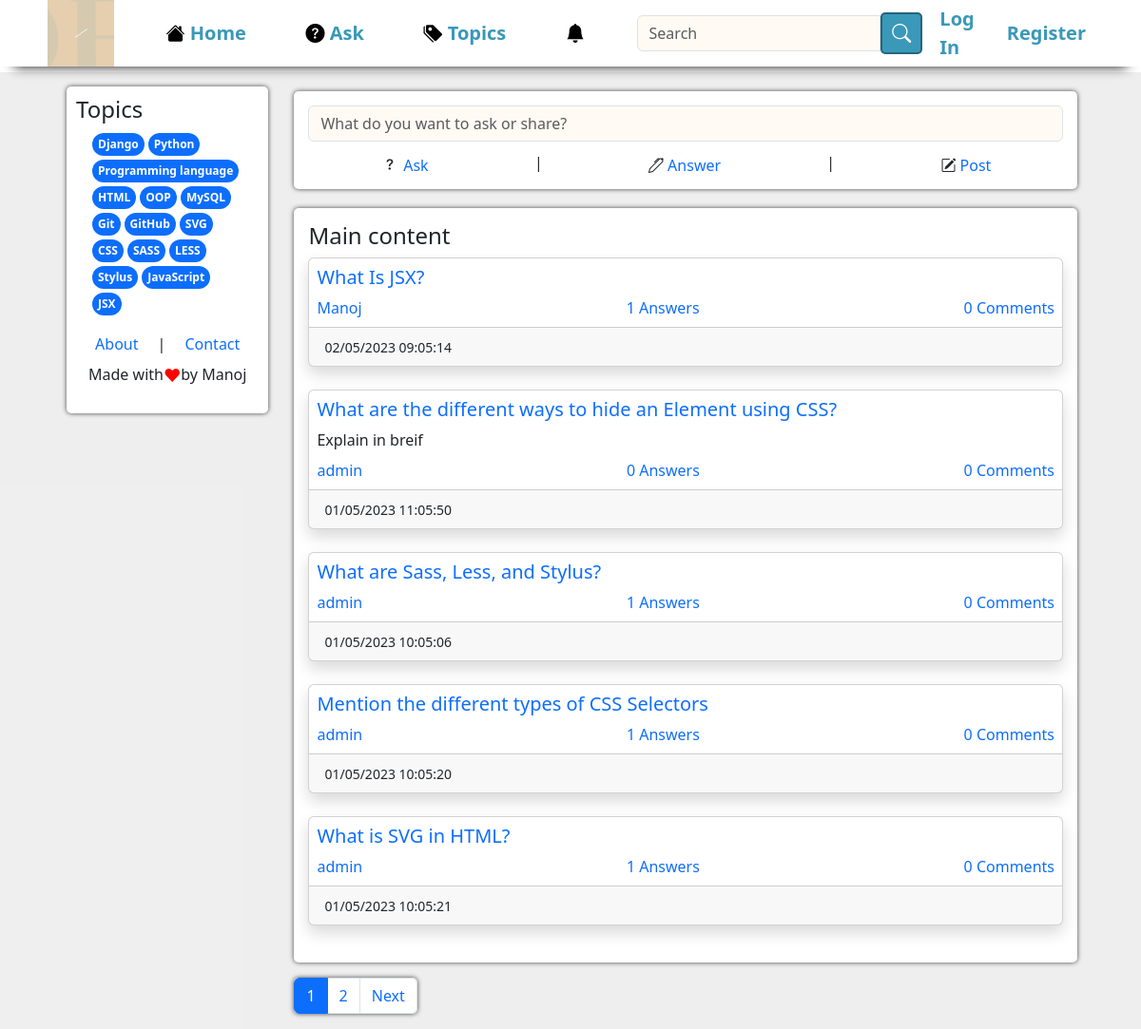
The page / on the database its author committed.
### QES/models.py (models this page shows, shortened)
class Question(models.Model):
    user=models.ForeignKey(User,on_delete=models.CASCADE)
    title=models.CharField(max_length=300)
    detail=models.TextField(null=True, blank=True)
    tags=models.TextField(default='')
    add_time=models.DateTimeField(auto_now_add=True)

### QES/views.py (the view)
# urls.py: path('', views.index, name='index'),
def index(request):
    quests=Question.objects.all()
    tags=[]
    for quest in quests:
        qtags=[tag.strip() for tag in quest.tags.split(',')]
        for tag in qtags:
            if tag not in tags:
                tags.append(tag)
    tag_with_count=[]
    for tag in tags:
        tag_data={
            'name':tag,
            'count':Question.objects.filter(tags__icontains=tag).count()
        }
        tag_with_count.append(tag_data)
    if 'q' in request.GET:
        q=request.GET['q']
        quests=Question.objects.annotate(total_comments=Count('answer__comment')).filter(title__icontains=q).order_by('-id')
    else:
        quests=Question.objects.annotate(total_comments=Count('answer__comment')).all().order_by('-id')
    paginator=Paginator(quests,5)
    page_num=request.GET.get('page',1)
    quests=paginator.page(page_num)
    return render(request,'index.html',{'quests':quests, 'tags':tag_with_count})

### QES/templates/index.html (shortened to what this page needs)
{% include 'navbar.html' %}
{% load static %}
{% block content %}
    <section class="section-1">
        <div class="side-menu">
            <h4>Topics</h4>
            <ul style="display: flex; flex-wrap: wrap; margin-right: 15px; padding-left: 15px;">
                {% for tag in tags %}
                <li><a href="/tag/{{tag.name}}" class="badge rounded-pill text-bg-primary" style="padding: 6px; margin: 2px;">{{tag.name}}</a></li>
                {% endfor %}
            </ul>
            <div class="foot">
                <div style="display: flex; justify-content: space-evenly; margin-bottom: 8px;">
                    <li><a href="">About</a></li>|
                    <li><a href="">Contact</a></li>
                </div>
                <p style="display: flex; justify-content: center;">Made with <span style="color:red;font-size: 18px;">&hearts;</span> by Manoj</p>
            </div>
        </div>
        <div class="container">
            <div class="sec-ask">
                <div class="q-box">
                    <form class="d-flex">
                        <input class="form-control" type="search" placeholder="What do you want to ask or share?" aria-label="Search">
                    </form>
                </div>
                <div class="q-det">
                    <li class="bi bi-question"><a href="{% url 'ask-question' %}"> Ask</a></li>|
                    <li class="bi bi-pen"><a href="{% url 'ask-question' %}"> Answer</a></li>|
                    <li class="bi bi-pencil-square"><a href="{% url 'ask-question' %}"> Post</a></li>
                </div>
            </div>
            <div class="main-content">
                <h4>Main content</h4>
                {% for quest in quests %}
                <div class="card mb-4 shadow">
                    <div class="card-body" style="padding: 8px;">
                        <h5 class="card-title"><a href="/detail/{{quest.id}}">{{quest.title}}</a></h5>
                        <p class="card-text" style="margin-bottom: 8px;">{{quest.detail}}</p>
                        <p style="margin-bottom: 0; display: flex; justify-content: space-between;">
                            <a href="#" class="mr-2">{{quest.user.username}}</a>
                            <a href="/detail/{{quest.id}}" class="mr-2">{{quest.answer_set.count}} Answers</a>
                            <a href="#" class="mr-2">{{quest.total_comments}} Comments</a>
                        </p>
                    </div>
                    <div class="card-footer">
                        <small>{{quest.add_time|date:'d/m/Y h:m:s'}}</small>
                    </div>
                </div>
                {% endfor %}
            </div>
            <nav aria-label="Page navigation example" class="page">
                <ul class="pagination">
                        {% for i in quests.paginator.page_range %}
                            {% if quests.number == i %}
                  <li class="page-item active"><a class="page-link" href="#">{{i}}</a></li>
                            {% else %}
                  <li class="page-item"><a class="page-link" href="?page={{i}}">{{i}}</a></li>
                            {% endif %}
                        {% endfor %}
                    {% if quests.has_next %}
                  <li class="page-item"><a class="page-link" href="?page={{quests.next_page_number}}">Next</a></li>
                    {% endif %}
                </ul>
              </nav>
        </div>
    </section>
{% endblock %}

### QES/templates/navbar.html (style rules this page uses)
li { list-style: none; }
a { text-decoration: none; }

### QES/templates/index.html (style rules this page uses)
.section-1 { display: flex; margin-top: 6px; background-color: #eeeeeef5; padding: 5px 40px 0px 60px; }
.side-menu { width: 20%; margin: 10px 0px 0px 10px; background-color: #fff; box-shadow: 0 0 5px rgb(66, 66, 66); border-radius: 5px; padding: 10px; height: max-content; }
.container { width: 80%; margin: 15px 15px 0px 15px; }
.sec-ask { background-color: #fff; padding: 10px; box-shadow: 0 0 5px rgb(66, 66, 66); border-radius: 5px; }
.sec-ask .d-flex input { background-color: #fff7eb8e; color: #acacac; margin: 5px; }
.q-det { display: flex; justify-content: space-around; margin-top: 5px; }
.q-det li { font-weight: 500; padding: 3px 50px; border-radius: 10px; }
li.bi.bi-question:before { font-size: 20px; }
.main-content { background-color: #fff; box-shadow: 0 0 5px rgb(66, 66, 66); border-radius: 5px; margin-top: 20px; padding: 15px; }
.page { margin-top: 16px; }
.pagination { width: fit-content; box-shadow: 0 0 5px rgb(66, 66, 66); border-radius: 5px; }

### rows shown on the page
Question: name "HTML"
Question: name "OOP"
Question: name "MySQL"
Question: name "CSS", title "Mention the different types of CSS Selectors", user.username "admin", answer_set.count "1", total_comments "0", add_time "01/05/2023 10:05:20"
Question: title "What Is JSX?", user.username "Manoj", answer_set.count "1", total_comments "0", add_time "02/05/2023 09:05:14"
Question: title "What are the different ways to hide an Element using CSS?", detail "Explain in breif", user.username "admin", answer_set.count "0", total_comments "0", add_time "01/05/2023 11:05:50"
Question: title "What are Sass, Less, and Stylus?", user.username "admin", answer_set.count "1", total_comments "0", add_time "01/05/2023 10:05:06"
Question: title "What is SVG in HTML?", user.username "admin", answer_set.count "1", total_comments "0", add_time "01/05/2023 10:05:21"

### other values the page prints
{{ tag.name }} "Django" "Python" "Programming language" "Git" "GitHub" "SVG" "SASS" "LESS" "Stylus" "JavaScript" "JSX"
{{ i }} "1"
{{ i }} "2"
